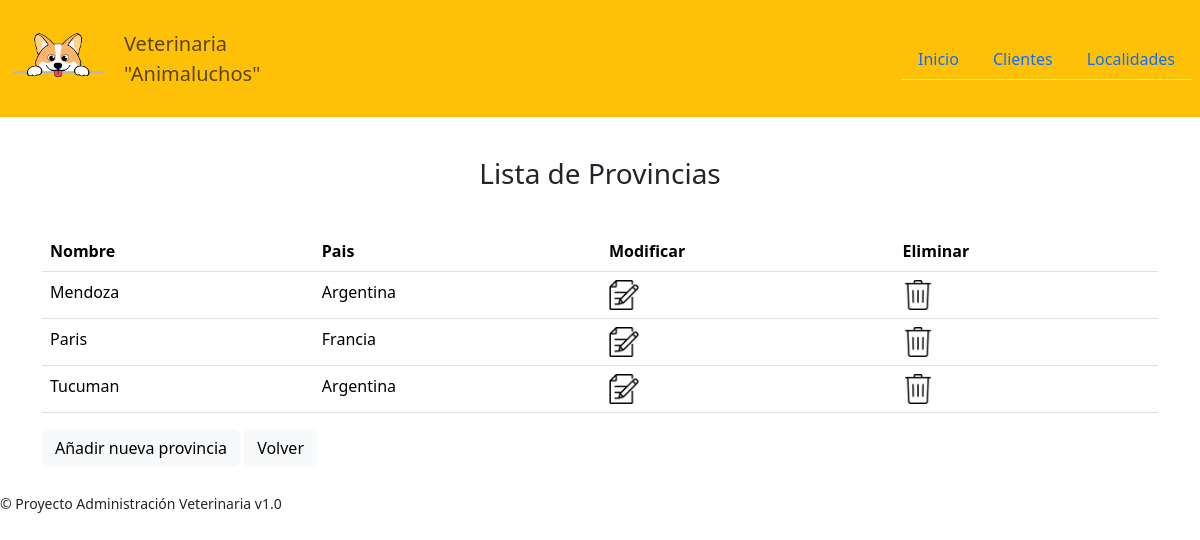
Page /provincias on the committed database.
### veterinaria/models.py (models this page shows, shortened)
class Provincia(models.Model):
    nombre = models.CharField(max_length=50)
    pais = models.ForeignKey(Pais, on_delete=models.PROTECT, null=True, blank=True)
    class Meta:
        ordering = ["nombre"]

class Pais(models.Model):
    nombre = models.CharField(max_length=50)
    def __str__(self):
        return self.nombre

### veterinaria/views.py (the view)
# urls.py: path('provincias', views.provincias, name='provincias'),
def provincias(request, template_name="veterinaria/provincias.html"):
    provincias_list = Provincia.objects.all()
    paises = Pais.objects.all()
    dato = {"provincias": provincias_list, "paises": paises}
    return render(request, template_name, dato)

### templates/veterinaria/provincias.html (shortened to what this page needs)
{% extends "base.html" %}
{% load static %}
{% block titulo_principal %}Lista de Provincias{% endblock %}
{% block principal %}
<div class="table-responsive">
    <table class="table">
        <thead>
            <tr>
                <th>Nombre</th>
                <th>Pais</th>
                <th>Modificar</th>
                <th>Eliminar</th>
            </tr>
        </thead>
        {% for provincia in provincias %}
        <tr>
            <td>{{ provincia.nombre }}</td>
            <td>{{ provincia.pais }}</td>
            <td><a href="{% url 'modificar_provincia' provincia.id %}"><img src="{% static 'img/editar.png' %}" width="30" height="30"></a></td>
            <td><a href="{% url 'eliminar_provincia' provincia.id %}"><img src="{% static 'img/basura.png' %}" width="30" height="30"></a></td>
        </tr>
        {% endfor %}
    </table>
</div>
<button type="submit" class="btn btn-light" onclick="window.location.href='{% url 'nueva_provincia' %}'">Añadir nueva provincia</button>
<button class="btn btn-light" type="button" onclick="goBack()">Volver</button>
{% endblock %}

### rows in the picture
Provincia: nombre "Mendoza", pais "Argentina"
Provincia: nombre "Paris", pais "Francia"
Provincia: nombre "Tucuman", pais "Argentina"
